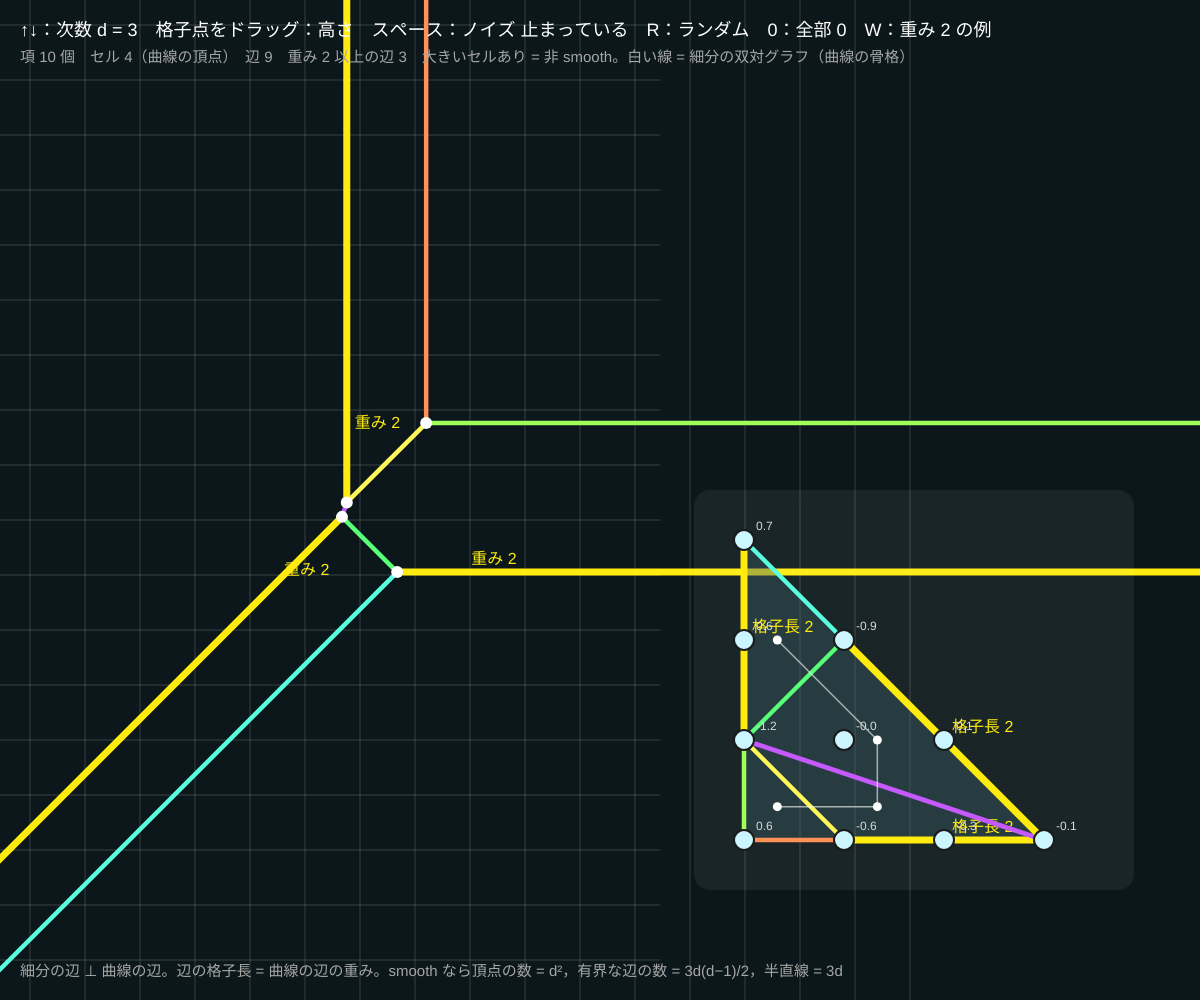
Frame 1 (no input)
Frame 60 (no input): identical to frame 1, image omitted
Frame 120 (the mouse pressed at the canvas centre since frame 60): identical to frame 1, image omitted

The p5.js sketch that drew this single still picture (run headless with seeded random() and noise() and a simulated clock; from frame 60 on, the mouse is pressed at the canvas centre):

// p5.js sketch
// ── sketch.js
// ============================================
// 05 ニュートン多角形の正則細分と双対グラフ
// 次数 d の曲線：格子点 (i, j), i + j ≤ d の高さ a_ij が係数。高さをノイズでゆらす／ドラッグで変形
//   細分の各辺の「格子長」（辺の上にある格子点の間隔の数）= 曲線の対応する辺の 重み
//   重みは辺の太さと数字で表示。重み 2 以上の辺は、細分で格子点を「とばす」辺から生まれる
// ↑↓ = 次数 d（2〜4）/ 格子点をドラッグ = 高さ / スペース = ノイズを流す / R = ランダム / 0 = 全部 0 / W = 重み 2 の例
// ============================================

let d = 3;                 // ★ 次数（2〜4）
let terms = [];            // 項 {i, j, a, base}（a = base + offset）
let offset = {};           // ドラッグで足した分
let flowing = false;       // スペースでノイズを流す
let amp = 1.5;             // ★ ノイズの大きさ
let tt = 0;
let sc = 55, ox, oy, nx, ny, ns, cv;
let dragging = -1, dragY = 0, dragA = 0;

function setup() {
  createCanvas(windowWidth, windowHeight);
  colorMode(HSB, 360, 100, 100, 100);
  textFont('Helvetica');
  ox = width * 0.3; oy = height * 0.52;
  rebuild();
}
function rebuild() {
  terms = makeTerms(d); offset = {};
  nx = width * 0.62; ny = height * 0.84; ns = Math.min(100, (height - 220) / d);
  for (let t of terms) t.a = noise(t.i * 0.9 + 10, t.j * 0.9 + 20, tt) * amp * 2 - amp;
}
function toX(x) { return ox + x * sc; }
function toY(y) { return oy - y * sc; }
function latX(i) { return nx + i * ns; }
function latY(j) { return ny - j * ns; }
function hueOf(ei) { return (ei * 37 + 20) % 360; }

function draw() {
  background(190, 55, 10);
  if (flowing) { tt += 0.004; for (let t of terms) t.a = noise(t.i * 0.9 + 10, t.j * 0.9 + 20, tt) * amp * 2 - amp + (offset[t.i + ',' + t.j] || 0); }
  cv = tropCurve(terms);

  // 左：曲線
  stroke(0, 0, 100, 18); strokeWeight(1);
  for (let g = -10; g <= 10; g++) { line(toX(g), 0, toX(g), height); line(0, toY(g), width * 0.55, toY(g)); }
  cv.edges.forEach((e, ei) => {
    let A = cv.cells[e.c1], B = e.c2 >= 0 ? cv.cells[e.c2] : { x: A.x + e.dx * 100, y: A.y + e.dy * 100 };
    stroke(e.w > 1 ? 55 : hueOf(ei), e.w > 1 ? 95 : 65, 100); strokeWeight(2 + e.w * 2.5);
    line(toX(A.x), toY(A.y), toX(B.x), toY(B.y));
    if (e.w > 1) {
      let M = e.c2 >= 0 ? { x: (A.x + B.x) / 2, y: (A.y + B.y) / 2 } : { x: A.x + e.dx * 1.2, y: A.y + e.dy * 1.2 };
      noStroke(); fill(55, 95, 100); textSize(16); text('重み ' + e.w, toX(M.x) + 8, toY(M.y) - 8);
    }
  });
  for (let c of cv.cells) { noStroke(); fill(0, 0, 100); circle(toX(c.x), toY(c.y), 12); }

  // 右：ニュートン多角形と細分
  noStroke(); fill(0, 0, 100, 6); rect(nx - 50, ny - d * ns - 50, d * ns + 140, d * ns + 100, 16);
  for (let c of cv.cells) {
    fill(190, 40, 40, 40); noStroke();
    beginShape(); for (let id of c.ids) vertex(latX(terms[id].i), latY(terms[id].j)); endShape(CLOSE);
  }
  cv.edges.forEach((e, ei) => {
    stroke(e.w > 1 ? 55 : hueOf(ei), e.w > 1 ? 95 : 65, 100); strokeWeight(2 + e.w * 2.5);
    line(latX(terms[e.p].i), latY(terms[e.p].j), latX(terms[e.q].i), latY(terms[e.q].j));
    if (e.w > 1) { noStroke(); fill(55, 95, 100); textSize(16); text('格子長 ' + e.w, (latX(terms[e.p].i) + latX(terms[e.q].i)) / 2 + 8, (latY(terms[e.p].j) + latY(terms[e.q].j)) / 2 - 8); }
  });
  // 双対グラフ：セルの重心どうしを結ぶ（曲線の骨格）
  cv.edges.forEach((e) => {
    if (e.c2 < 0) return;
    let A = cv.cells[e.c1], B = cv.cells[e.c2], ca = centroid(A), cb = centroid(B);
    stroke(0, 0, 100, 60); strokeWeight(1.5); line(latX(ca.i), latY(ca.j), latX(cb.i), latY(cb.j));
  });
  for (let c of cv.cells) { let m = centroid(c); noStroke(); fill(0, 0, 100); circle(latX(m.i), latY(m.j), 9); }
  terms.forEach((t, k) => {
    stroke(0, 0, 10); strokeWeight(2); fill(dragging === k ? 55 : 190, dragging === k ? 90 : 20, 100);
    circle(latX(t.i), latY(t.j), 20);
    noStroke(); fill(0, 0, 85); textSize(12); text(nf(t.a, 1, 1), latX(t.i) + 12, latY(t.j) - 10);
  });

  noStroke(); fill(0, 0, 100); textSize(18);
  text('↑↓：次数 d = ' + d + '　格子点をドラッグ：高さ　スペース：ノイズ ' + (flowing ? '流れている' : '止まっている') + '　R：ランダム　0：全部 0　W：重み 2 の例', 20, 36);
  fill(0, 0, 65); textSize(15);
  let heavy = cv.edges.filter((e) => e.w > 1).length;
  let unit = cv.cells.every((c) => c.ids.length === 3 && Math.abs(triArea2(c)) === 1);
  text('項 ' + terms.length + ' 個　セル ' + cv.cells.length + '（曲線の頂点）　辺 ' + cv.edges.length + '　重み 2 以上の辺 ' + heavy + '　' + (unit ? 'すべて単位三角形 = smooth（頂点はすべて 3 価）' : '大きいセルあり = 非 smooth') + '。白い線 = 細分の双対グラフ（曲線の骨格）', 20, 62);
  text('細分の辺 ⊥ 曲線の辺。辺の格子長 = 曲線の辺の重み。smooth なら頂点の数 = d²，有界な辺の数 = 3d(d−1)/2，半直線 = 3d', 20, height - 24);
}
function centroid(c) { let mi = 0, mj = 0; for (let id of c.ids) { mi += terms[id].i / c.ids.length; mj += terms[id].j / c.ids.length; } return { i: mi, j: mj }; }
function triArea2(c) { let [p, q, r] = c.ids.map((id) => terms[id]); return (q.i - p.i) * (r.j - p.j) - (q.j - p.j) * (r.i - p.i); }

function mousePressed() {
  dragging = -1;
  terms.forEach((t, k) => { if (dist(mouseX, mouseY, latX(t.i), latY(t.j)) < 18) { dragging = k; dragY = mouseY; dragA = t.a; } });
}
function mouseDragged() {
  if (dragging < 0) return;
  let t = terms[dragging], na = constrain(dragA + (dragY - mouseY) * 0.02, -6, 6);
  offset[t.i + ',' + t.j] = (offset[t.i + ',' + t.j] || 0) + (na - t.a);
  t.a = na;
}
function mouseReleased() { dragging = -1; }
function keyPressed() {
  if (key === UP_ARROW) { d = Math.min(4, d + 1); rebuild(); }
  if (key === DOWN_ARROW) { d = Math.max(2, d - 1); rebuild(); }
  if (key === ' ') flowing = !flowing;
  if (key === 'r' || key === 'R') { tt += 7; rebuild(); }
  if (key === '0') { offset = {}; for (let t of terms) t.a = 0; }
  if (key === 'w' || key === 'W') { flowing = false; offset = {}; for (let t of terms) t.a = 0.3 * (t.i * t.i + t.j * t.j) + (t.i === 1 && t.j === 0 ? 1 : 0); }   // お椀形 + (1,0) だけ持ち上げる → 辺 (0,0)–(2,0) が格子長 2
}

// ---------- やってみよう ----------
// 1. 辺の太さ（重み）が変わる瞬間を探そう。細分で「格子点をとばす」辺が出たときだ
// 2. 全部 0（0 キー）の細分は「分けない」= 曲線は 1 点に 3 本の太い半直線。重みはいくつ？
// 3. d = 4 で smooth なとき、頂点は 16 個、半直線は 12 本。数えてみよう
// 4. ノイズの amp を大きくすると、どんな細分が出やすい？ 小さくすると？


// ==================================================
// ここから下は「トロピカル曲線の道具」（コピーするときは一番下まで）
//   terms = [{ i, j, a }] … 単項 a ⊗ x^i ⊗ y^j（a = 係数 = 格子点 (i, j) の高さ）
//   F(x, y) = min (a + i x + j y)。tropCurve(terms) は曲線を「頂点と辺」で返す
//     cells[c] = { ids: [項番号…], x, y } … 細分のセル（高さの下側凸包の面）⇔ 曲線の頂点 (x, y)
//     edges[e] = { p, q, w, c1, c2, dx, dy } … 細分の辺 (項 p–q) ⇔ 曲線の辺。w = 格子長 = 重み
//       c2 >= 0 なら頂点 c1 → c2 の線分。c2 < 0 なら頂点 c1 から方向 (dx, dy) の半直線
// ==================================================
function tropCurve(terms) {
  let n = terms.length, cells = [], seen = {}, EPS = 1e-7;
  for (let p = 0; p < n; p++) for (let q = p + 1; q < n; q++) for (let r = q + 1; r < n; r++) {
    let P = terms[p], Q = terms[q], R = terms[r];
    let det = (Q.i - P.i) * (R.j - P.j) - (Q.j - P.j) * (R.i - P.i);
    if (Math.abs(det) < 1e-9) continue;
    // 3 点を通る平面 z = al + be*i + ga*j。すべての点がその上側なら「下側凸包の面」
    let be = ((Q.a - P.a) * (R.j - P.j) - (Q.j - P.j) * (R.a - P.a)) / det;
    let ga = ((Q.i - P.i) * (R.a - P.a) - (R.i - P.i) * (Q.a - P.a)) / det;
    let al = P.a - be * P.i - ga * P.j;
    let ids = [], ok = true;
    for (let k = 0; k < n && ok; k++) {
      let dd = terms[k].a - (al + be * terms[k].i + ga * terms[k].j);
      if (dd < -EPS) ok = false; else if (dd < EPS) ids.push(k);
    }
    if (!ok) continue;
    let key = ids.join(',');
    if (seen[key]) continue;
    seen[key] = true;
    let hull = hull2d(ids, terms);
    if (hull.length >= 3) cells.push({ ids: hull, x: -be, y: -ga });   // 面の傾き → 曲線の頂点
  }
  let edges = [], emap = {}, ci0 = 0, cj0 = 0;
  for (let t of terms) { ci0 += t.i / n; cj0 += t.j / n; }
  cells.forEach((c, ci) => {
    for (let k = 0; k < c.ids.length; k++) {
      let p = c.ids[k], q = c.ids[(k + 1) % c.ids.length];
      let key = Math.min(p, q) + '-' + Math.max(p, q);
      if (emap[key] !== undefined) edges[emap[key]].c2 = ci;
      else { emap[key] = edges.length; edges.push({ p, q, c1: ci, c2: -1 }); }
    }
  });
  for (let e of edges) {
    let P = terms[e.p], Q = terms[e.q];
    let di = Q.i - P.i, dj = Q.j - P.j, g = gcdInt(Math.abs(di), Math.abs(dj));
    e.w = g;
    let ux = dj / g, uy = -di / g, A = cells[e.c1], s;   // 細分の辺に垂直な原始ベクトル
    if (e.c2 >= 0) { let B = cells[e.c2]; s = ux * (B.x - A.x) + uy * (B.y - A.y); }
    else s = ux * (ci0 - P.i) + uy * (cj0 - P.j);        // 半直線はニュートン多角形の内向き（min 流儀）
    if (s < 0) { ux = -ux; uy = -uy; }
    e.dx = ux; e.dy = uy;
  }
  return { cells, edges };
}
function gcdInt(a, b) { while (b) { [a, b] = [b, a % b]; } return a || 1; }
// 格子点の集合の凸包（反時計回り。一直線上の点は除く）
function hull2d(ids, terms) {
  let pts = ids.slice().sort((u, v) => terms[u].i - terms[v].i || terms[u].j - terms[v].j);
  if (pts.length < 3) return pts;
  let turn = (o, a, b) => (terms[a].i - terms[o].i) * (terms[b].j - terms[o].j) - (terms[a].j - terms[o].j) * (terms[b].i - terms[o].i);
  let lo = [], up = [];
  for (let p of pts) { while (lo.length >= 2 && turn(lo[lo.length - 2], lo[lo.length - 1], p) <= 0) lo.pop(); lo.push(p); }
  for (let k = pts.length - 1; k >= 0; k--) { let p = pts[k]; while (up.length >= 2 && turn(up[up.length - 2], up[up.length - 1], p) <= 0) up.pop(); up.push(p); }
  lo.pop(); up.pop();
  return lo.concat(up);
}
// 項 k が最小になる領域（曲線の頂点を結んだ多角形）。無限に伸びる領域は far だけ先で切る
function regionPoly(cv, k, terms, far) {
  let cs = [];
  cv.cells.forEach((c, ci) => { if (c.ids.includes(k)) cs.push(ci); });
  if (cs.length === 0) return null;
  let T = terms[k];
  let ang = (ci) => { let c = cv.cells[ci], mi = 0, mj = 0; for (let id of c.ids) { mi += terms[id].i / c.ids.length; mj += terms[id].j / c.ids.length; } return Math.atan2(mj - T.j, mi - T.i); };
  cs.sort((u, v) => ang(u) - ang(v));
  let rays = cv.edges.filter((e) => e.c2 < 0 && (e.p === k || e.q === k)), poly = [];
  if (rays.length < 2) { for (let ci of cs) poly.push({ x: cv.cells[ci].x, y: cv.cells[ci].y }); return poly; }
  let best = -1, bi = 0;   // 境界の点：いちばん大きい角度のすき間のあとから始める
  for (let m = 0; m < cs.length; m++) { let g = ang(cs[(m + 1) % cs.length]) - ang(cs[m]); if (m === cs.length - 1) g += Math.PI * 2; if (g > best) { best = g; bi = (m + 1) % cs.length; } }
  cs = cs.slice(bi).concat(cs.slice(0, bi));
  let first = cs[0], last = cs[cs.length - 1];
  let rA = rays.find((e) => e.c1 === first) || rays[0];
  let rB = rays.find((e) => e !== rA && e.c1 === last) || rays.find((e) => e !== rA) || rA;
  let A = cv.cells[rA.c1], B = cv.cells[rB.c1];
  poly.push({ x: A.x + rA.dx * far, y: A.y + rA.dy * far });
  for (let ci of cs) poly.push({ x: cv.cells[ci].x, y: cv.cells[ci].y });
  poly.push({ x: B.x + rB.dx * far, y: B.y + rB.dy * far });
  return poly;
}
// 次数 d のすべての項 (i + j <= d) を高さ 0 でつくる
function makeTerms(d) { let ts = []; for (let i = 0; i <= d; i++) for (let j = 0; i + j <= d; j++) ts.push({ i, j, a: 0 }); return ts; }
